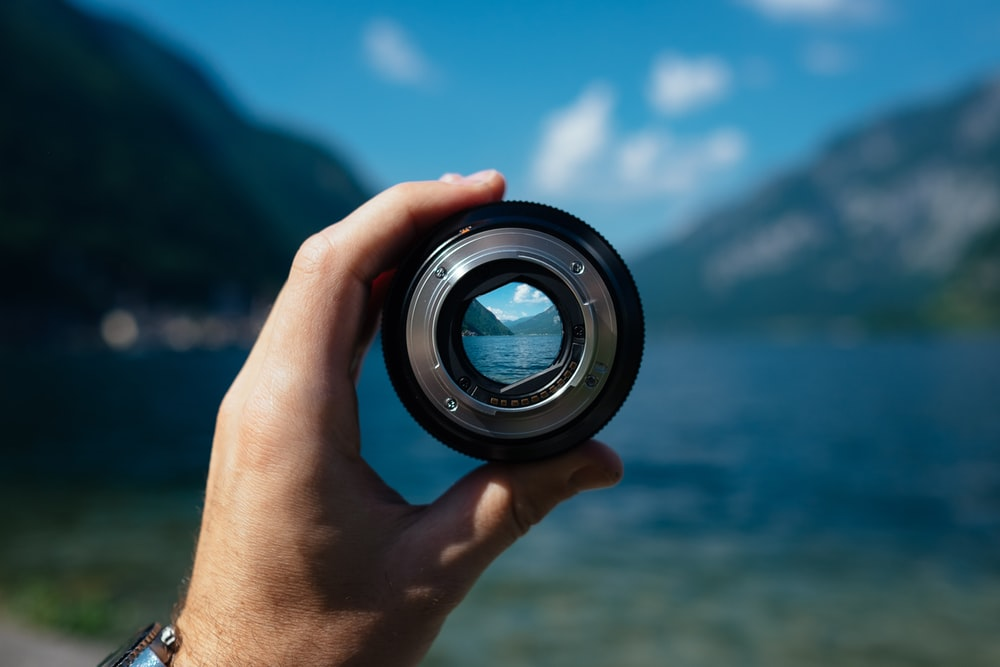
#> input picture anul3/iava/lab1/img.jpeg, 1000 x 667 px
$ jupyter execute --allow-errors lab1_python_numpy_opencv_teams.ipynb
#> lines starting #> are read from the running program, lines starting #| are printed output that depends on the picture
# **Laborator 1**

## Python

**Tipuri de date**

[cell 1]
a = 2 # declarare int
print(type(a))

a = 2.0 # declarare float
print(type(a))

a = "2" # declarare string
print(type(a))

a = 1+2j # numere complexe
print(type(a))

a = [2] # liste
print(type(a))

a = ("2", 2) # tuplu
print(type(a))

a = {"Nota": 2} # dictionar
print(type(a))

print(isinstance(a, int))
print(isinstance(a, dict))

**Liste**
 * Definire si Indexare

[cell 2]
a = [1, 2, 3, 4, 5]
print(a)
print(a[0])    # primul element
print(a[:2])   # primele doua elemente
print(a[-2:])  # ultimilele doua elemente
print(a[2:4])  # intervalul [2, 4)
print(a[::2])  # printeaza cu salt doi
print(a[::-1]) # printeaza cu pas invers

[cell 3]
a = ["Greta", "are", 2, ("cosuri cu", "mere")]
print(a)

**List comprehension**

[cell 4]
a = [i * i for i in range(10)] # echivalent cu for-ul de mai jos
print(a)

a = []
for i in range(10):
  a.append(i * i)
print(a)

[cell 5]
a = ["Greta", "are", 2, ("cosuri cu", "mere")]
a = [x for x in a if isinstance(x, str)] # list comprehension cu filtrare
a

**Siruri de caractere**

[cell 6]
s = "Greta are doua cosuri cu mere"
print(s[:10]) # afiseaza primele 10 caractere din s

a = [c for c in s if c in "aeiou"] # filtrare vocale
print(a)

a = "/".join(a) # concatenare cu separator
print(a)

a = s.split(" ") # despartire dupa token
print(a)

**Operatori**

[cell 7]
print(2 + 3)      # adunare
print(12.5 - 3)   # scadere
print(2 * 3)      # inmultire
print(2 / 3)      # impartire


print(2 // 3)     # impartire intreaga
print(2 % 3)      # restul impartirii
print(2 ** 3)     # ridicare la putere


print([2] + [3])  # concatenare liste
print([2] * 3)    # multiplicare lista

**Operatori specifici Python**

[cell 8]
# returneaza un obiect iterabil care enumera de la 0 pana la 9
for i in range(10):
  print(i)

[cell 9]
# returneaza un obiect iterabil care enumera de la 1 pana la 9 din 3 in 3
for i in range(1, 10, 3):
  print(i)

[cell 10]
x = [a**2 for a in range(10)]
y = [b**3 for b in range(10)]

print("x =", x)
print("y =", y)

[cell 11]
# returneaza un obiect iterabil care enumera tupluri de forma (index, element)
# unde element = x[index]
for idx, elem in enumerate(x):
  print(idx, elem)

[cell 12]
# combina doua liste element cu element
for x_elem,y_elem in zip(x,y):
  print(x_elem,y_elem)

**Dictionare**

[cell 13]
x = {'a': 5, 'b': 3}

print(x.items())
print(x.keys())
print(x.values())

for key, v in x.items():
  print(key,v)

**Functii**

[cell 14]
def functia_mea():
  print("Hello world")


functia_mea()

[cell 15]
def add_one(n):
  return n + 1


print(add_one(5))

**Exercitiu (2p)**

1. Construiti o functie care primeste ca parametri doua numere intregi **a** si **b**. Functia returneaza o lista cu toate numerele impare din intervalul $[a,b]$, folosind *list comprehension*. **(1p)**

2. Modificati list comprehension astfel incat numerele impare din lista returnata sa indeplineasca si o conditie la alegere, data printr-o functie (e.g. doar numerele mai mari ca 50). **(1p)**

#> (a cell that did not finish here is left out)

[cell 17]
def cond(n):
  return n > 50


def gen_list(a: int, b: int):
  return [x for x in range(a, b) if x % 2 == 1]

def gen_list_cond(a: int, b: int, cond):
  return [x for x in range(a, b) if x % 2 and cond(x)]

gen_list(1, 100)
gen_list_cond(1, 100, cond)

**Clase impreuna cu liste**

[cell 18]
class A:
  # constructor
  def __init__(self, x):
    # self se refera la obiectul curent (ca this)
    self.x = x


  # metoda (functia clasei)
  def get_x(self):
    # print (type(self))

    return self.x


our_object = A(5)
print("Valoarea lui x este", our_object.get_x())

a_uri = [A(3)]*5
for obiect in a_uri:
  print(obiect.x, end=' ')

print()

a_uri[3].x = 6

for obiect in a_uri:
  print(obiect.x, obiect.get_x())

## Numpy

[NumPy](https://numpy.org/devdocs/user/whatisnumpy.html) este un pachet Python care pune la dispozitie functionalitati pentru calcululul numeric din algebra liniara (similar cu matlab/octave).

**Foarte important**: strcutura de baza in **numpy**, ca de alftel in algebra liniara, este matricea.

[cell 19]
import numpy as np

l = [[0,2,3,4],[3,5,6,7],[4,6,7,8]]
print(l, '\n')

# crearea unui obiect de tip np.ndarray
np_l = np.array(l)
print(np_l, '\n')

# indexare conditionala
np_l[np_l > 5] = -1
print(np_l)

Operatii algebrice cu matrice si vectori de tip np.ndarray

[cell 20]
print(l*3, '\n')

print(np_l*3, '\n')

print(np_l+np_l, '\n')

print(np_l*np_l, '\n') # element-wise

print(np.dot(np_l,np_l.T), '\n') # matrix-wise

print(np.dot(np_l.T,np_l), '\n') # matrix-wise

print(np_l+np_l[0], '\n') # broadcasting https://numpy.org/doc/stable/user/basics.broadcasting.html

Dimensiuni, redimensionare, concatenare si indexare pe mai multe dimensiuni

[cell 21]
print(np_l.shape, '\n')
print(len(np_l))

[cell 22]
print(np_l[:,1], '\n')
print(np_l[0:2,1])

[cell 23]
x = np.random.random(size=(3,5))
print(x, '\n')
print(x.shape, '\n')
print(x.reshape(1,15).shape, '\n')
print(x.reshape(5,-1).shape)

[cell 24]
c = np.random.choice([1,4,7])
print(c)

[cell 25]
x = np.array([1,2,3])
print(np.repeat(x,3), '\n')

print(np.repeat(x[np.newaxis, :], 3, axis=0), '\n')
print(np.repeat(x[:, np.newaxis], 3, axis=1), '\n')

print(np.tile(x,3), '\n')

print(np.concatenate((x,x)), '\n')

cat = np.concatenate((x[np.newaxis,:2],x[np.newaxis, :2]), axis=0)
print(cat, '\n')
print(np.concatenate((cat, cat), axis=1))

**Liniarizarea unei matrici. Parcurgeri pe linii si coloane**

O matrice $A (m,n)$ - *m* linii si *n* coloane - poata fi parcursa:
- *row-major* order - pe linii si apoi pe coloane
- *column-major* order - pe coloane si apoi pe linii

[cell 26]
import numpy as np

# creare obiect de tip np.ndarray
A = np.array([[ 0,  1,  2,  3 ],
              [ 4,  5,  6,  7 ],
              [ 8,  9, 10, 11 ]])

print(A)
print(A.shape, "\n")

print(A.transpose())
print(A.transpose().shape, "\n")

# prima dimensiuen este linia si a doua este coloana.
m, n = A.shape # tuple assignment (m,n) = (3, 4)

row_major = []
for i in range(m):
  # for each line
  for j in range(n):
    # for each column
    row_major.append(A[i,j])
print("row-major order: ", row_major)

col_major = []
for j in range(n):
    # for each column
  for i in range(m):
    # for each line
    col_major.append(A[i,j])
print("column-major order: ", col_major)

[cell 27]
# o alta metoda de liniarizare folosind numpy
print(A)
print(A.shape, "\n")
rows, cols = A.shape

row_major = np.reshape(A, (rows * cols))
print(row_major)

col_major = np.reshape(A.transpose(), (rows*cols))
print(col_major)

#> (a cell that did not finish here is left out)

**Exercitiu (4p)**

**Reshape**
- Se da o lista de $n$ puncte (coordonate x,y), in plan cartezian $2D$, cu valori aleatoare (e.g. image crop coordinates).
- Notam cu $x_i$ coordonata pe dimensiunea 1 si cu $y_i$ coordanata pe dimensiunea 2. Coordonatele sunt date in format ($2*n$ numere): $ [ x_1, y_1, x_2, y_2,  ... x_n, y_n] $.

- Putem interpeta lista de puncte in doua moduri:
  - ```[(x1,y1),(x2,y2),(x3,y3),...(xn, yn)]```
  - ```[(x1,x2,x3,...xn),(y1,y2,y3,...yn)]```

**Cerinte**:
- Folosind numpy arrays, afisati lista de coordonate in urmatoarele formate: **(0.5p)**
 - $ [x1, y1, x2, y2, x3, y3, ... xn, yn] $, considerand lista initiala ca fiind de forma ```[(x1,x2,x3 ... xn),...(y1,y2,y3 ..., yn)]```
 - $ [x1, x2, x3, ... xn, y1, y2, y3, ... yn] $, considerand lista initiala ca fiind de forma ```[(x1,y1),(x2,y2),(x3,y3) ... (xn, yn)]```

 *Nota*: `()` este folosit ca notatie matematica, reprezentand perechi de puncte, nu python tuples.

- Creati o matrice cu dimensiunile *n x 2* care contine lista initiala de puncte in ordine **row-major**  **(0.5p)**
- **Hint**: Puteti folosi ```np.reshape```
- Creati o matrice cu dimensiunile *2 x n* care contine lista initiala de puncte in ordine **column-major**. **(0.5p)**
- *Hint*:
  - in format row-major avem:
```
[
    [x1,y1],
    [x2,y2],
    [x3,y3]
    ...
    [xn, yn]
]
```
    - observati parcurgera linie-coloana pentru interpretarea punctelor x,y.
    - Ce shape are matricea?

  - in format column-major avem:
```
[
    [x1,x2,x3 ... xn],
    [y1,y2,y3 ..., yn]
]
```
   - observati parcurgera coloana-linie pentru interpretarea punctelor x,y.
    - Ce shape are matricea?

* Folosind oricare din matricele de la pasii anteriori:
  -  Afisati doar punctele care au norma mai mare decat 0.5 . **(1p)**
  -  Calculati centrul de greutate al punctelor si dispersia lor. **(1.5p)**

[cell 29]
import random
import numpy as np


# 5 puncte cu 2 cooordonate x,y
n, m = 5, 2

# numarul de elemente din array-ul liniarizat
k = n * m

my_data_list = [random.random() for _ in range(k)]

len(my_data_list)

[cell 30]
# afisare in 2 feluri
print(my_data_list)

a_array = []
for i in range(n):
  for j in range(m):
    a_array.append(my_data_list[j * n + i])

print(a_array)

# b

b_array = []
for i in range(m):
  b_array += [my_data_list[j*m + i] for j in range(n)]

print(b_array)

[cell 31]
# row-major
row_major = np.array(my_data_list).reshape((n, 2))
print(row_major)
print(row_major.shape)

[cell 32]
# column-major
column_major = row_major.T
print(column_major)
print(column_major.shape)

[cell 33]
# norma > 0.5
import math

def norma(a, b):
  return math.sqrt(a ** 2 + b ** 2)

for [a, b] in row_major:
  if norma(a, b) > 0.5:
    print((a, b))

[cell 34]
# f
x, y = np.mean(row_major[:,0]), np.mean(row_major[:, 1])
print("centru de greutate", x, y)

dev = np.std(row_major)
print("dispersie", dev)

## OPENCV / CV2

[cell 35]
# Colab specific
# upload test image
from google.colab import files
files.upload()
#> the answer given: img.jpeg

[cell 36]
import cv2
from google.colab.patches import cv2_imshow
img = cv2.imread('img.jpeg') # Citire imagine
#> img is the input picture: shape (667, 1000, 3); mean B, G, R 99.2, 85.9, 51.1

# afiseaza valorile pixelilor imaginii
print(img)
#> (printed output is left out)

[cell 37]
# afiseaza tipul de date al imaginii
print(type(img))
#| <class 'numpy.ndarray'>

[cell 38]
# afiseaza dimensiunea imaginii
print(img.shape)
#| (667, 1000, 3)

[cell 39]
# afiseaza imaginea
cv2_imshow(img) # in afara Colab: cv2.imshow("nume_fereastra", img)

[cell 40]
# deseneaza un patrat
cv2.rectangle(img, (20, 30), (100, 100), (255, 0, 0), thickness=3)

# deseneaza un patrat plin
cv2.rectangle(img, (30, 40), (90, 90), (255, 0, 0), thickness=-1)

# deseneaza un cerc
image_center = (img.shape[1] // 2, img.shape[0] // 2)
#> image_center = (500, 333)
cv2.circle(img, image_center, 100, (0, 0, 255), thickness=50)
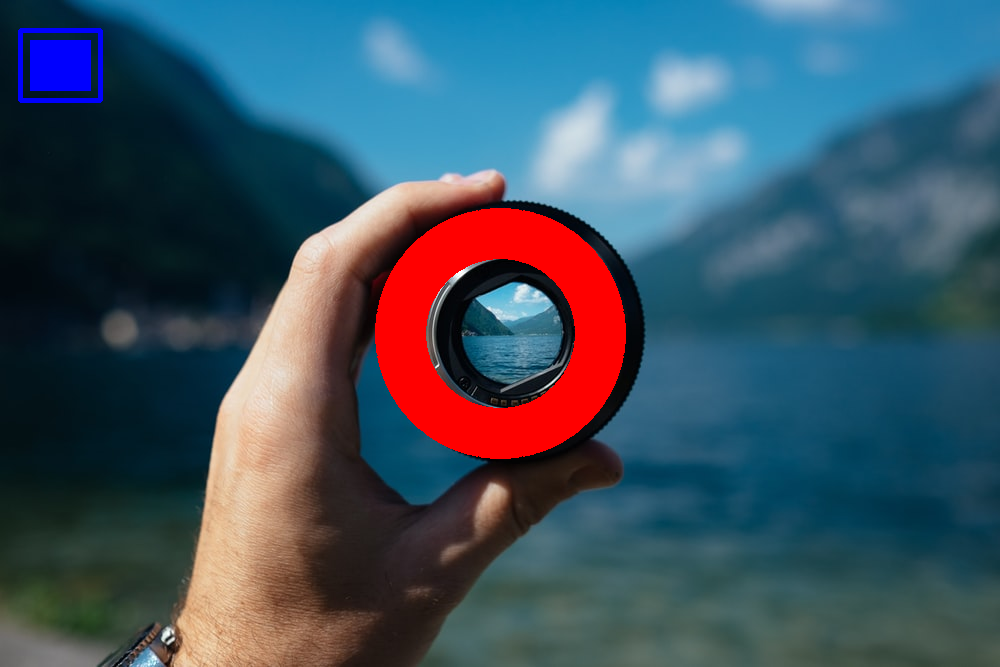
#> img: shape (667, 1000, 3); mean B, G, R 98.3, 83.5, 61.4
cv2_imshow(img)

[cell 41]
new_img = cv2.resize(img, (256, 256))
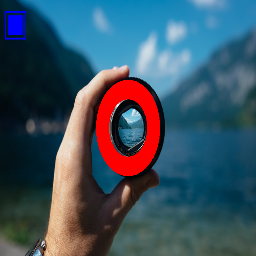
#> new_img: shape (256, 256, 3); mean B, G, R 98.1, 83.4, 61.3
cv2_imshow(new_img)

**Matplotlib si histograme de culoare**

[cell 42]
import matplotlib.pyplot as plt

plt.hist(np.reshape(img, (-1)), bins=255)
plt.show()
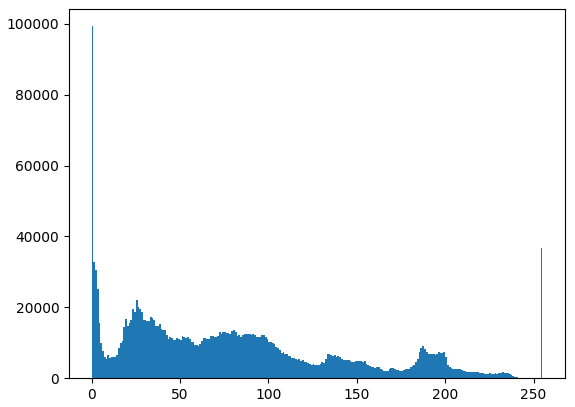
#> figure drawn by matplotlib, 1 panel; tallest bar 99339 high, from x = 0 to 1

plt.subplot(3,1,1)
plt.hist(np.reshape(img[:,:,0], (-1)), color='blue', bins=255)
plt.subplot(3,1,2)
plt.hist(np.reshape(img[:,:,1], (-1)), color='green', bins=255)
plt.subplot(3,1,3)
_ = plt.hist(np.reshape(img[:,:,2], (-1)), color='red', bins=255)
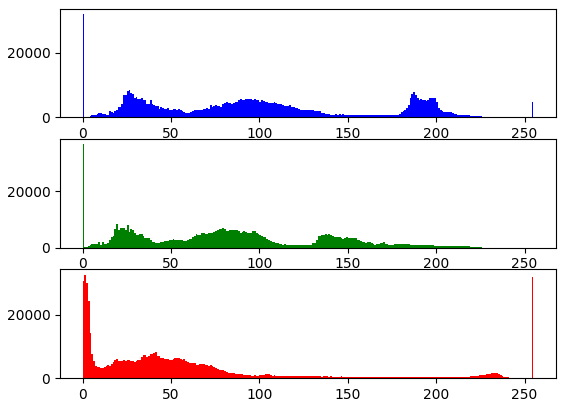
#> figure drawn by matplotlib, 3 panels; panel 1: tallest bar 32080 high, from x = 0 to 1; panel 2: tallest bar 36716 high, from x = 0 to 1; panel 3: tallest bar 32691 high, from x = 1 to 2

**Exercitiu (4p)**

- Incarcati o imagine in Google Colaboratory. Cititi imaginea de pe disk si afisati-o. **(0.5p)**

[cell 43]
import cv2
from google.colab.patches import cv2_imshow

img = cv2.imread('img.jpeg') # Citire imagine
cv2_imshow(img)
print(img.shape)
#| (667, 1000, 3)

- Afisati doar canalul rosu al imagini. Ordinea canalelor este BGR in OpenCV. **(0.5p)**

[cell 44]
red_channel = img[:,:,2]
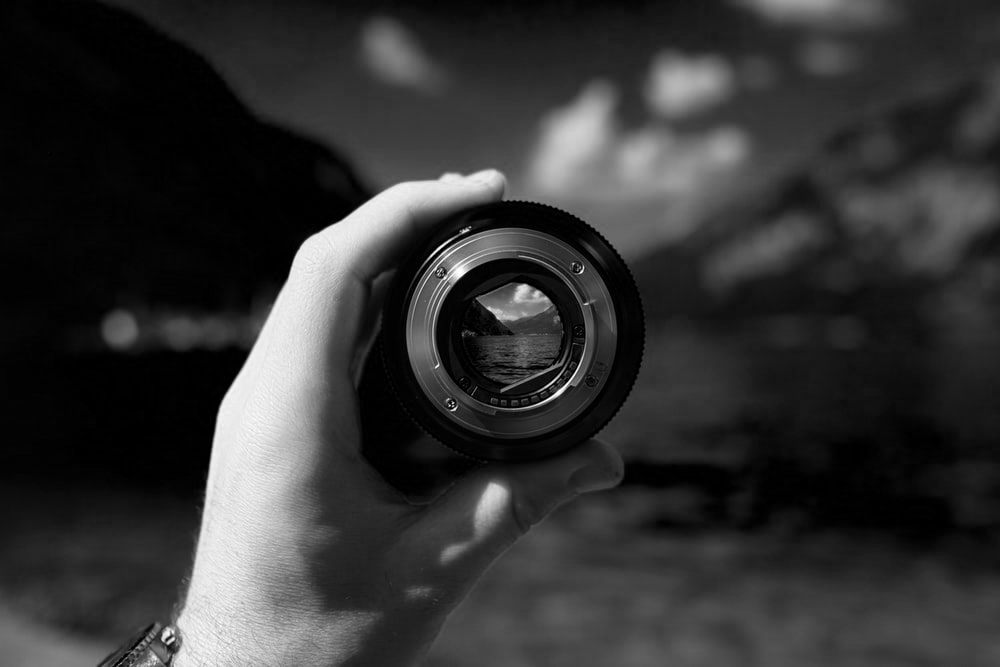
#> red_channel: shape (667, 1000); min 0, max 255, mean 51.1
empty_blue_channel = np.zeros_like(red_channel)
empty_green_channel = np.zeros_like(red_channel)

red_only = np.stack((empty_blue_channel, empty_green_channel, red_channel), axis=2)
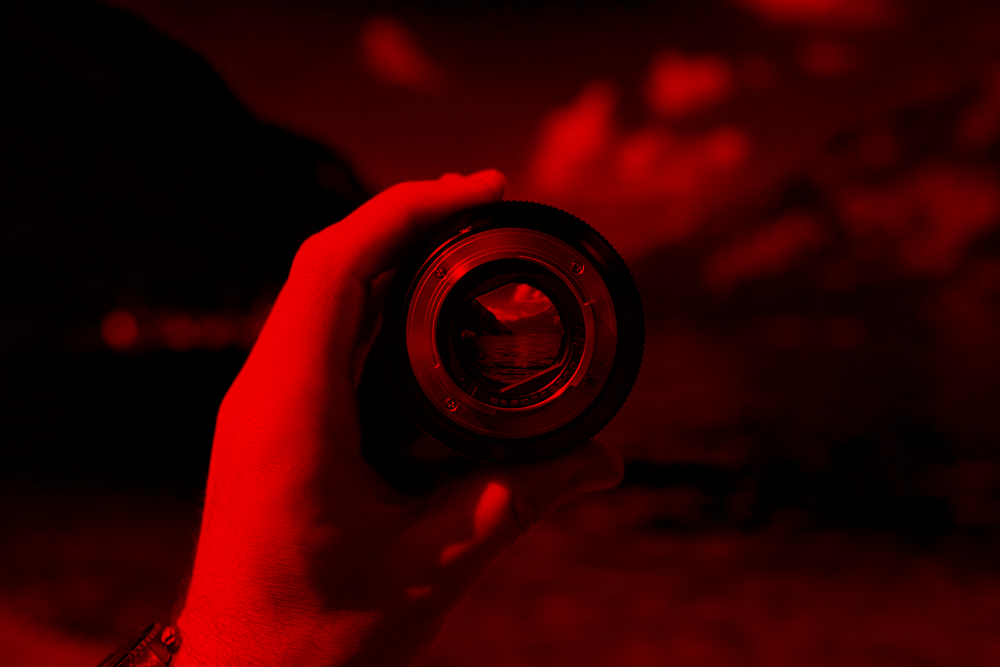
#> red_only: shape (667, 1000, 3); mean of channels 0, 1, 2 0, 0, 51.1; drawn as B, G, R

cv2_imshow(red_only)

- Cresteti luminozitatea imaginii cu 25% fata de cea originala. Afisati imaginea rezultata. **(1p)**

Resurse: https://www.allaboutcircuits.com/technical-articles/digital-image-processing-point-operations/

[cell 45]
img_brighter = 1.25 * img
cv2_imshow(img_brighter)

- Cresteti contrastul imaginii cu 1.2x. Afisati imaginea rezultata. **(1p)**

[cell 46]
img_contrast = img.copy().astype(float)

a, b, c = img_contrast.shape
#> a = 667; b = 1000; c = 3

for i in range(a):
  for j in range(b):
    for k in range(c):
      x = img_contrast[i][j][k]
      nx = x - 0.2 * (x - 127)
      if nx > 255: nx = 255
      elif nx < 0: nx = 0
      img_contrast[i][j][k] = nx
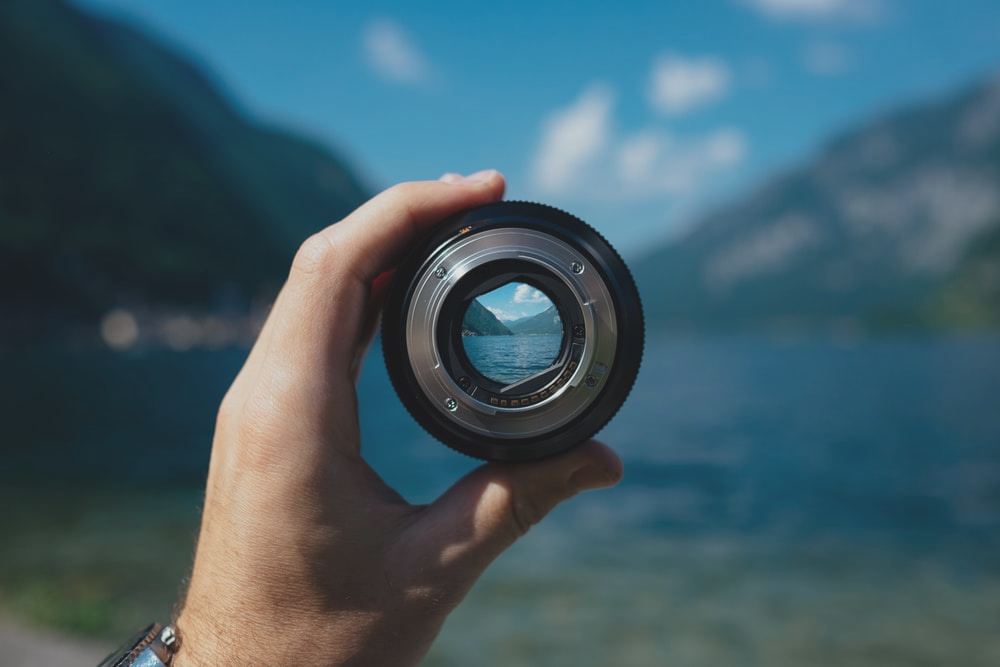
#> img_contrast: shape (667, 1000, 3) float64; mean B, G, R 104.7, 94.1, 66.3

    # [6 lines of commented-out code are left out]

cv2_imshow(img_contrast)

- Normalizati valorile pixelilor imaginii astfel incat acestea sa aiba valoare medie (mean) 0 si abaterea standard (stddev) 1. Afisati valorile normalizate. **(1p)**

[cell 47]
normalized = img.copy().astype(float)

norm_mean = np.mean(normalized)
#> norm_mean = 78.73
norm_dev = np.std(normalized)
#> norm_dev = 59.58

normalized = (normalized - norm_mean) / norm_dev

print(np.round(np.mean(normalized), 2), np.round(np.std(normalized), 2))
#| -0.0 1.0

print(normalized)
#> (printed output is left out)
